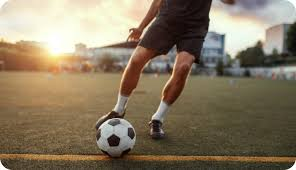
#> input picture img/soccer.jpg, 296 x 170 px
$ python 0410-sobel.py
#> lines starting #> are read from the running program, lines starting #| are printed output that depends on the picture
import cv2 as cv

img=cv.imread('img/soccer.jpg')
#> img is the input picture: shape (170, 296, 3); mean B, G, R 97.8, 120.7, 135.2
gray=cv.cvtColor(img,cv.COLOR_BGR2GRAY)
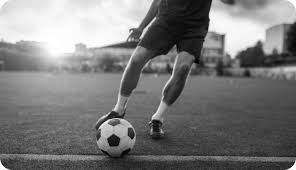
#> gray: shape (170, 296); min 1, max 255, mean 122.4

grad_x=cv.Sobel(gray,cv.CV_32F,1,0,ksize=3)
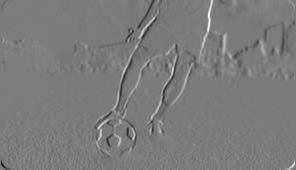
#> grad_x: shape (170, 296) float32; min -807, max 857, mean -1.3; drawn with min black and max white
grad_y=cv.Sobel(gray,cv.CV_32F,0,1,ksize=3)
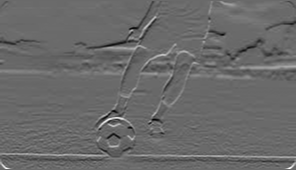
#> grad_y: shape (170, 296) float32; min -605, max 838, mean -4.8; drawn with min black and max white

sobel_x=cv.convertScaleAbs(grad_x)
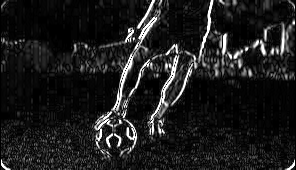
#> sobel_x: shape (170, 296); min 0, max 255, mean 28.7
sobel_y=cv.convertScaleAbs(grad_y)
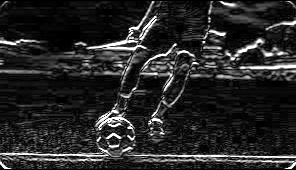
#> sobel_y: shape (170, 296); min 0, max 255, mean 39.6

edge_strength=cv.addWeighted(sobel_x, 0.5, sobel_y, 0.5, 0)
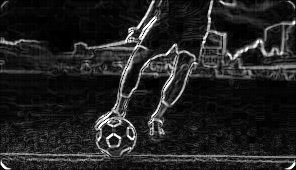
#> edge_strength: shape (170, 296); min 0, max 255, mean 34.1

cv.imshow('Original', gray)
cv.imshow('sobelX', sobel_x)
cv.imshow('sobelY', sobel_y)
cv.imshow('edge strength', edge_strength)

cv.waitKey()
cv.destroyAllWindows()

$ run again, with img/mine2.jpg copied over img/soccer.jpg
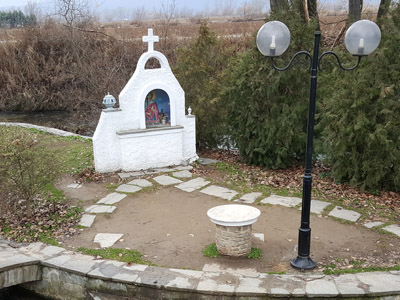
#> input picture img/mine2.jpg, 400 x 300 px
#> img is the input picture: shape (300, 400, 3); mean B, G, R 108.3, 121.1, 125.9
#> `grad_y=cv.Sobel(gray,cv.CV_32F,0,1,ksize=3)`:
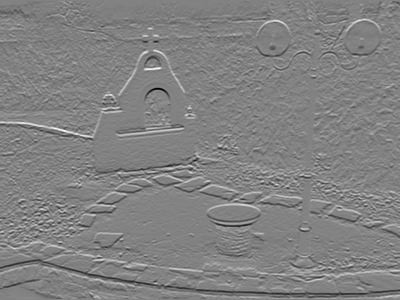
#> grad_y: shape (300, 400) float32; min -800, max 762, mean -2.9; drawn with min black and max white
#> `edge_strength=cv.addWeighted(sobel_x, 0.5, sobel_y, 0.5, 0)`:
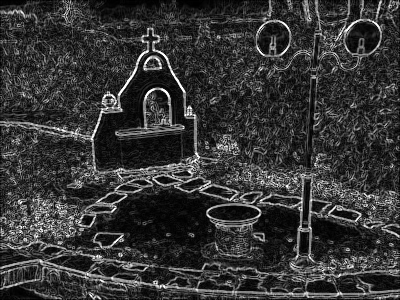
#> edge_strength: shape (300, 400); min 0, max 255, mean 53.7

$ run again, with img/mine3.jpg copied over img/soccer.jpg
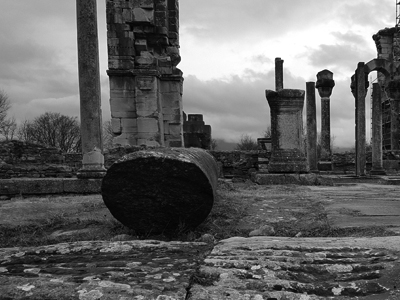
#> input picture img/mine3.jpg, 400 x 300 px
#> img is the input picture: shape (300, 400, 3); min 0, max 255, mean 100.1
#> `grad_y=cv.Sobel(gray,cv.CV_32F,0,1,ksize=3)`:
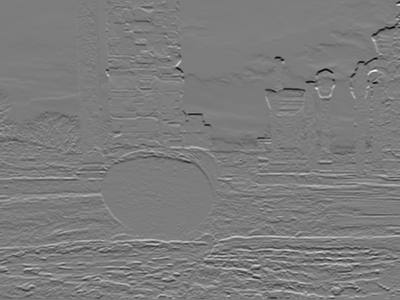
#> grad_y: shape (300, 400) float32; min -914, max 952, mean -1.9; drawn with min black and max white
#> `edge_strength=cv.addWeighted(sobel_x, 0.5, sobel_y, 0.5, 0)`:
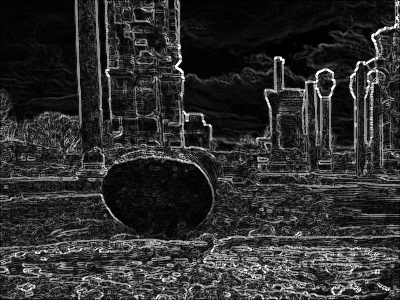
#> edge_strength: shape (300, 400); min 0, max 255, mean 46.1
